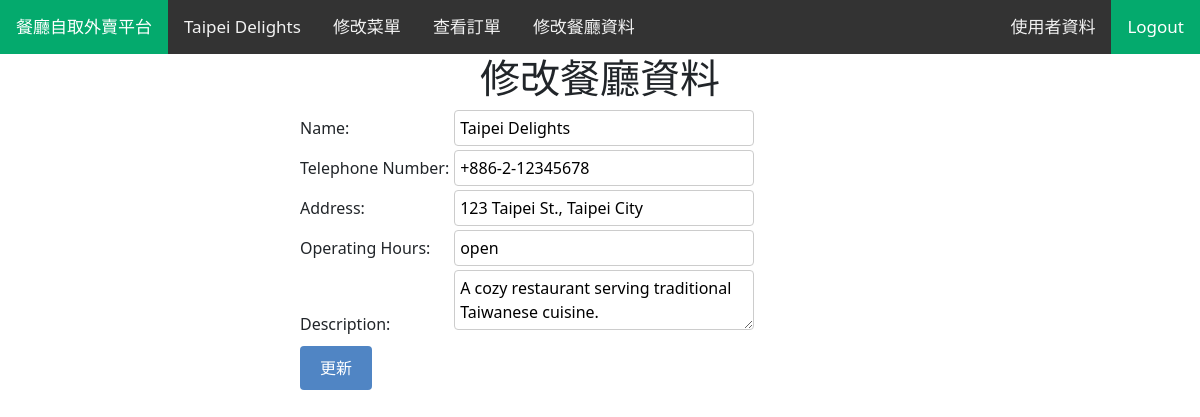
Page /r_info_edit.php (signed in) on the committed database.
### tables this page shows
CREATE TABLE IF NOT EXISTS `rest_login_cred` (
    `rest_id` INT NOT NULL,
    `login_id` INT NOT NULL,
    FOREIGN KEY (`rest_id`) REFERENCES `restaurant`(`rest_id`) ON UPDATE CASCADE ON DELETE CASCADE,
    FOREIGN KEY (`login_id`) REFERENCES `login_cred`(`login_id`) ON UPDATE CASCADE ON DELETE CASCADE
);

CREATE TABLE IF NOT EXISTS `restaurant` (
    `rest_id` INT NOT NULL AUTO_INCREMENT PRIMARY KEY,
    `rest_telp_num` VARCHAR(50),
    `rest_address` VARCHAR(50) NOT NULL,
    `rest_description` VARCHAR(255),
    `rest_open_status` VARCHAR(10) NOT NULL,
    `rest_name` VARCHAR(50) NOT NULL
);

### session.php (called while the page is built, shortened)
<?php
   include('config.php');
   $user_check = $_SESSION['login_user'];
   $ses_sql = mysqli_query($conn,"SELECT login_id FROM login_cred WHERE user_name = '$user_check' ");
   $row = mysqli_fetch_array($ses_sql,MYSQLI_ASSOC);
   $login_session = $row['login_id'];
?>

### r_info_edit.php (the view, shortened to what this page needs)
<?php
include('session.php');
include("config.php");
?>
<?php include('r_navbar.php'); ?>
<html>
<head>
    <link href="https://cdn.jsdelivr.net/npm/bootstrap@5.2.3/dist/css/bootstrap.min.css" rel="stylesheet">
</head>
<body>
<h1>修改餐廳資料</h1>
<form method="POST" action="<?php echo htmlspecialchars($_SERVER["PHP_SELF"]); ?>">
    <label for="rest_name">Name:</label>
    <input type="text" name="rest_name" value="<?php echo $row['rest_name']; ?>"><br>
    <label for="rest_telp_num">Telephone Number:</label>
    <input type="text" name="rest_telp_num" value="<?php echo $row['rest_telp_num']; ?>"><br>
    <label for="rest_address">Address:</label>
    <input type="text" name="rest_address" value="<?php echo $row['rest_address']; ?>"><br>
    <label for="rest_open_status">Operating Hours:</label>
    <input type="text" name="rest_open_status" value="<?php echo $row['rest_open_status']; ?>"><br>
    <label for="rest_description">Description:</label>
    <textarea name="rest_description"><?php echo $row['rest_description']; ?></textarea><br>
    <input type="submit" value="更新">
</form>
</body>
</html>

### r_navbar.php (shortened to what this page needs)
<?php
include('session.php');
include('config.php');
?>
<div class="topnav">
    <a class="active" href="r_mainpage.php">餐廳自取外賣平台</a>
    <?php
    $sql = "SELECT * FROM restaurant INNER JOIN rest_login_cred ON restaurant.rest_id = rest_login_cred.rest_id WHERE rest_login_cred.login_id = '$login_session'";
    $result = $conn->query($sql);
    if ($result->num_rows > 0) {
        $row = mysqli_fetch_array($result, MYSQLI_ASSOC);
        $rest_id = $row["rest_id"];
        $rest_name = $row["rest_name"];
        echo '<a href="r_menu.php?rest_id=' . $rest_id . '">' . $rest_name . '</a>';
        echo '<a href="r_menu.php?rest_id=' . $rest_id . '">' . '修改菜單' . '</a>';
    }
    ?>
    <a href="r_orders.php">查看訂單</a>
    <a href="r_info_edit.php?rest_id=<?php echo $login_session; ?>">修改餐廳資料</a>
    <div class="right">
        <?php
        if (isset($_SESSION['login_user'])) {
            echo '<a href="r_user_info_edit.php">使用者資料 </a>';
            echo '<a class="active" href="logout.php">Logout</a>';
        } else {
            echo '<a class="active" href="login.php">Login</a>';
        }
        ?>
    </div>
</div>

### r_navbar.php (style rules this page uses)
body { margin: 0; font-family: Arial, Helvetica, sans-serif; }
.topnav { overflow: hidden; background-color: #333; }
.topnav a { float: left; color: #f2f2f2; text-align: center; padding: 14px 16px; text-decoration: none; font-size: 17px; }
.topnav a.active { background-color: #04AA6D; color: white; }
.topnav .right { float: right; }

### r_info_edit.php (style rules this page uses)
h1 { text-align: center; }
form { width: 50%; margin: 0 auto; }
label { display: inline-block; width: 150px; margin-bottom: 10px; }
input[type="text"], textarea { width: 300px; padding: 5px; border: 1px solid #ccc; border-radius: 4px; }
input[type="submit"] { padding: 10px 20px; background-color: #5085C4; color: #fff; border: none; border-radius: 4px; cursor: pointer; }

### rows in the picture
rest_login_cred: rest_id.rest_name "Taipei Delights", rest_name "Taipei Delights", rest_telp_num "+886-2-12345678", rest_address "123 Taipei St., Taipei City", rest_open_status "open", rest_description "A cozy restaurant serving traditional Taiwanese cuisine."
